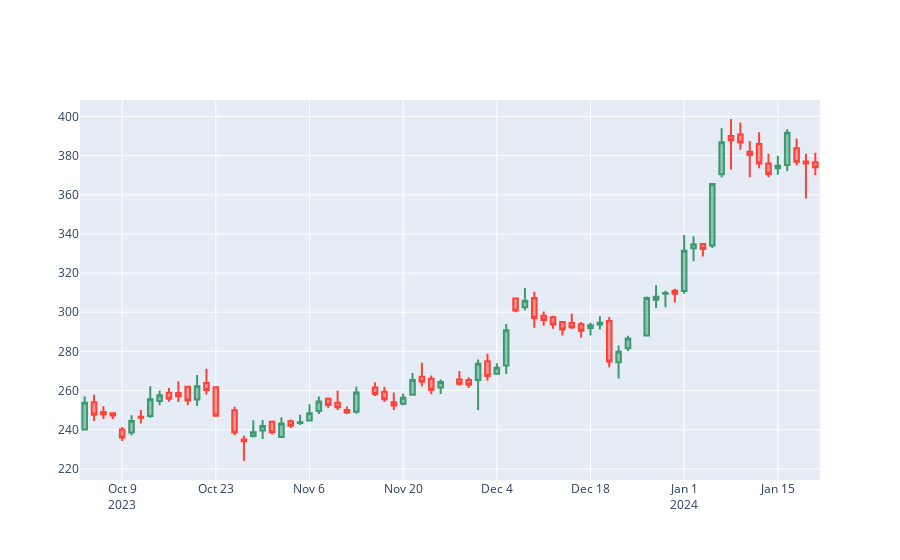

Notebook code for this chart:
### Code cell
# hide weekends
fig.update_xaxes(rangebreaks=[dict(bounds=["sat", "mon"])])
